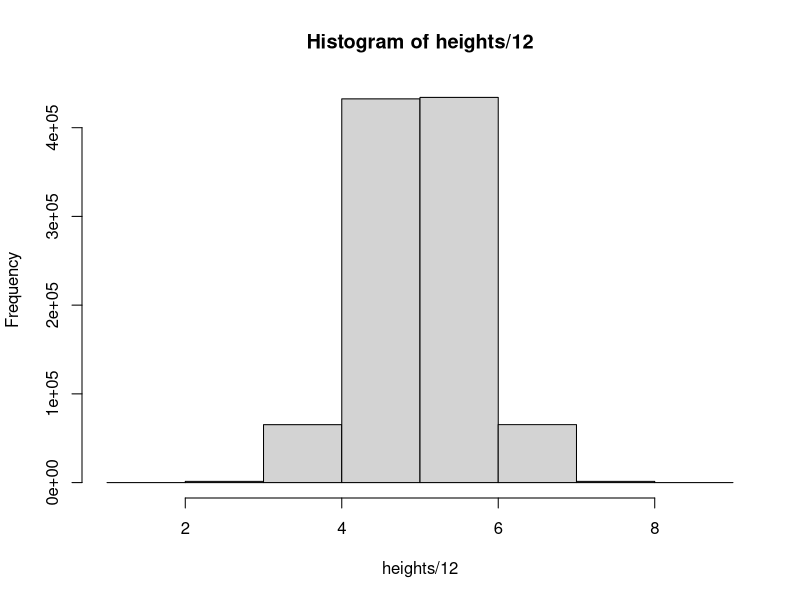
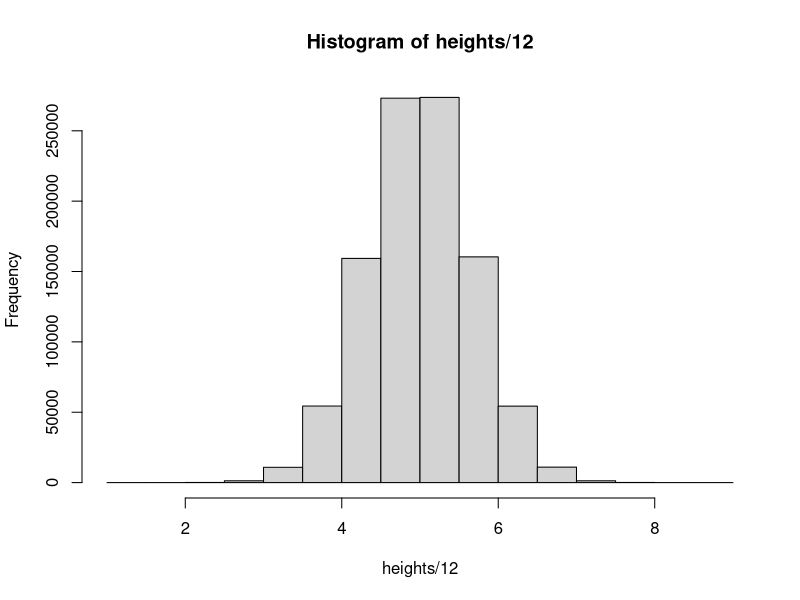
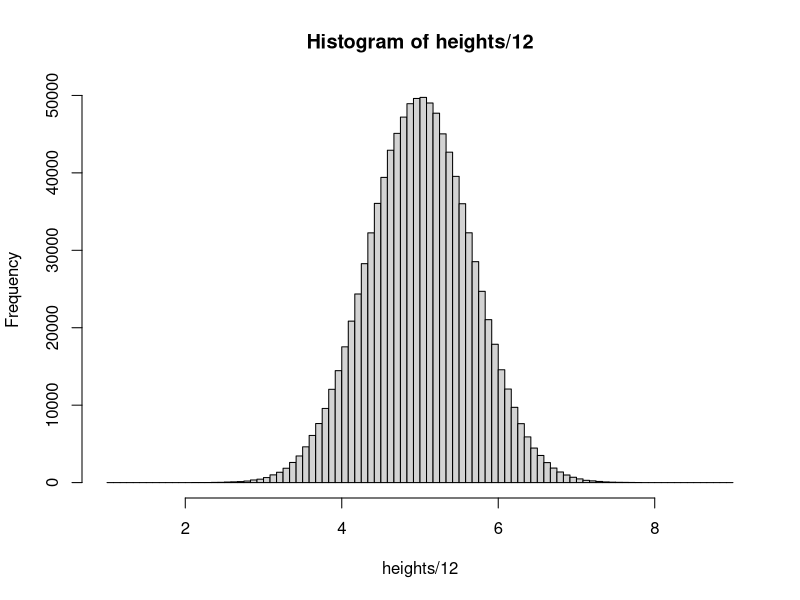
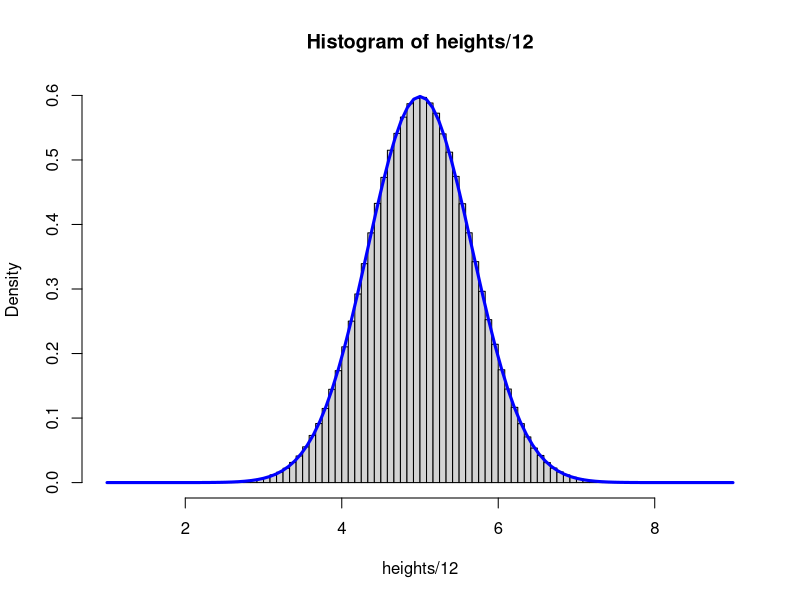
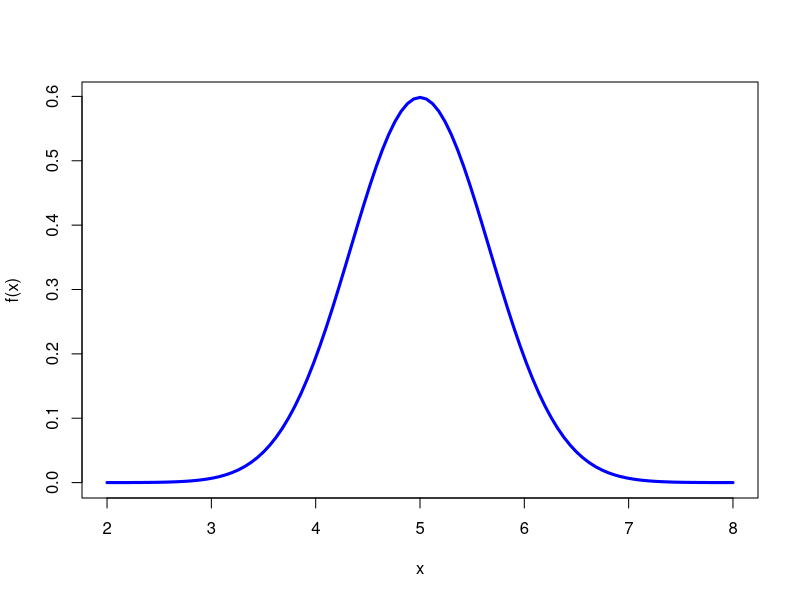
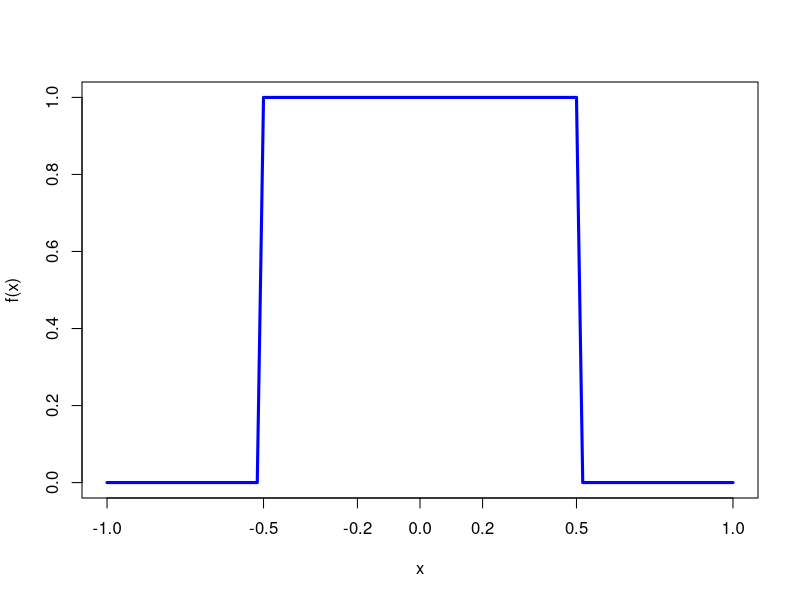
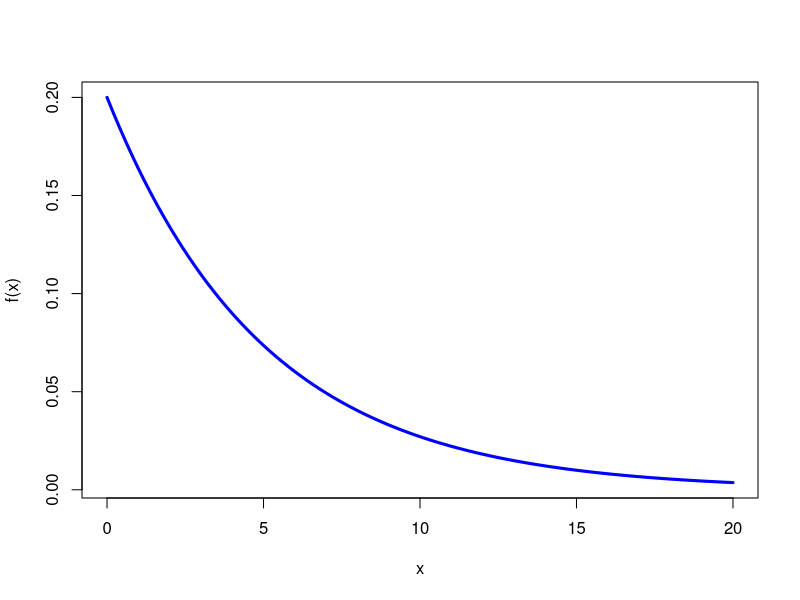

Source code (R) for these figures, in order: (Note: this script raises an error after producing the figures.)
## ---- chunk 1
#| include: false
g <- glue::glue
library(ggplot2)
sapply(list.files(here::here('R'), full.names = T), source)
## ---- chunk 2
#| layout-ncol: 2

heights <- rnorm(1e6, 12*5, sd = 8)

heights_min <- floor(min(heights)/12)*12
heights_max <- ceiling(max(heights)/12)*12

hist(heights/12, breaks = seq(heights_min, heights_max, by = 12)/12)
hist(heights/12, breaks = seq(heights_min, heights_max, by = 6)/12)
hist(heights/12, breaks = seq(heights_min, heights_max, by = 1)/12)
hist(heights/12, breaks = seq(heights_min, heights_max, by = 1)/12, freq = FALSE)
curve(dnorm(x, mean = 12*5/12, sd = 8/(12)), from = heights_min/12, to = heights_max/12, add = TRUE, col = "blue", lwd = 3)
## ---- chunk 3
curve(dnorm(x, mean = 12*5/12, sd = 8/(12)), from = 2, to = 8, add = FALSE, col = "blue", lwd = 3, ylab = "f(x)")

## ---- chunk 4

curve(dunif(x, min = -.5, max = .5), from = -1, to = 1, col = "blue", lwd = 3, ylab = "f(x)", xaxt = 'n')
axis(side = 1, at = c(-1, -.5, -.2, 0, .2, .5, 1))

## ---- chunk 5
curve(dexp(x, rate = 1/5), from = 0, to = 20, col = "blue", lwd = 3, ylab = "f(x)", xaxt = 'n')
axis(side = 1, at = seq(0, 20, by = 5))
  
## ---- chunk 6
get_lecture_homework(16)
## ---- chunk 7
curve(dnorm(x, mean = 0, sd = 1), from = -5, to = 5, ylab = "PDF")
curve(dnorm(x, mean = 3, sd = 1), add = TRUE, col = "blue")
curve(dnorm(x, mean = 0, sd = 3), add = TRUE, col = "red")
## ---- chunk 8
get_lecture_homework(18)
